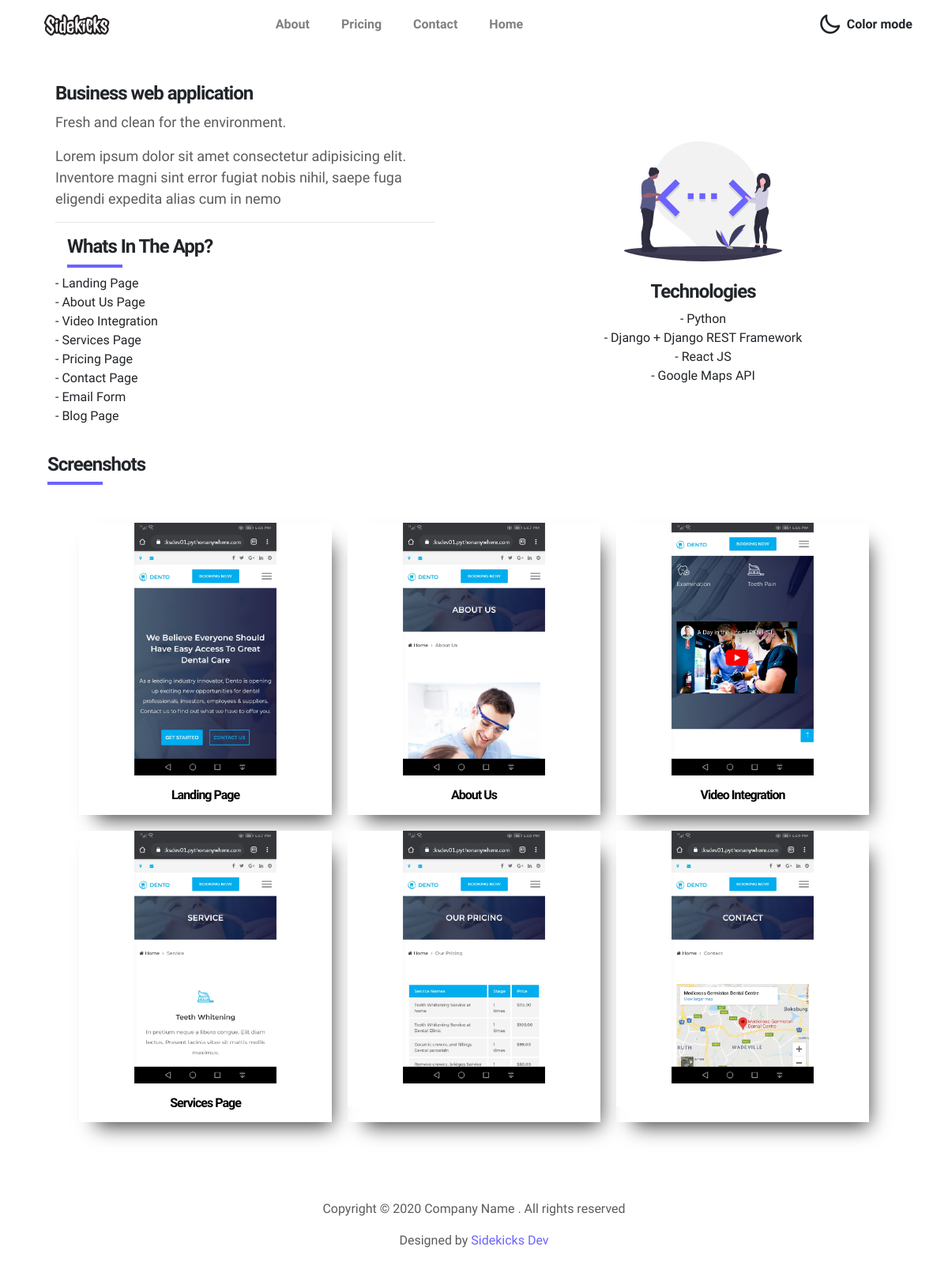
/post/1, run on the app's committed database.
### website/models.py (models this page shows, shortened)
class Post(models.Model):
    header_image = models.ImageField(null=True, blank=True)
    is_mobile = models.BooleanField(default=False)
    title = models.CharField(max_length=255)
    description = models.CharField(max_length=250)
    body = models.TextField(null=True,blank=True)
    screenshot_1 = models.ImageField(null=True,blank=True)
    title_1 = models.CharField(null=True,blank=True,max_length=255,default="screenshot")
    screenshot_2 = models.ImageField(null=True,blank=True)
    title_2 = models.CharField(null=True,blank=True,max_length=255,default="screenshot")
    screenshot_3 = models.ImageField(null=True,blank=True)
    title_3 = models.CharField(null=True,blank=True,max_length=255,default="screenshot")
    screenshot_4 = models.ImageField(null=True,blank=True)
    title_4 = models.CharField(null=True,blank=True,max_length=255,default="screenshot")
    screenshot_5 = models.ImageField(null=True,blank=True)
    title_5 = models.CharField(null=True,blank=True,max_length=255,default="screenshot")
    screenshot_6 = models.ImageField(null=True,blank=True)
    title_6 = models.CharField(null=True,blank=True,max_length=255,default="screenshot")
    screenshot_7 = models.ImageField(null=True,blank=True)
    title_7 = models.CharField(null=True,blank=True,max_length=255,default="screenshot")
    screenshot_8 = models.ImageField(null=True,blank=True)
    title_8 = models.CharField(null=True,blank=True,max_length=255,default="screenshot")
    screenshot_9 = models.ImageField(null=True,blank=True)
    title_9 = models.CharField(null=True,blank=True,max_length=255,default="screenshot")
    screenshot_10 = models.ImageField(null=True,blank=True)
    title_10 = models.CharField(null=True,blank=True,max_length=255,default="screenshot")
    features_1 = models.CharField(null=True, blank=True, max_length=50)
    features_2 = models.CharField(null=True, blank=True, max_length=50)
    features_3 = models.CharField(null=True, blank=True, max_length=50)
    features_4 = models.CharField(null=True, blank=True, max_length=50)
    features_5 = models.CharField(null=True, blank=True, max_length=50)
    features_6 = models.CharField(null=True, blank=True, max_length=50)
    features_7 = models.CharField(null=True, blank=True, max_length=50)
    features_8 = models.CharField(null=True, blank=True, max_length=50)
    features_9 = models.CharField(null=True, blank=True, max_length=50)
    features_10 = models.CharField(null=True, blank=True, max_length=50)
    features_11 = models.CharField(null=True, blank=True, max_length=50)
    features_12 = models.CharField(null=True, blank=True, max_length=50)
    features_13 = models.CharField(null=True, blank=True, max_length=50)
    technologies_1 = models.CharField(null=True, blank=True, max_length=50)
    technologies_2 = models.CharField(null=True, blank=True, max_length=50)
    technologies_3 = models.CharField(null=True, blank=True, max_length=50)
    technologies_4 = models.CharField(null=True, blank=True, max_length=50)
    technologies_5 = models.CharField(null=True, blank=True, max_length=50)
    technologies_6 = models.CharField(null=True, blank=True, max_length=50)
    technologies_7 = models.CharField(null=True, blank=True, max_length=50)
    technologies_8 = models.CharField(null=True, blank=True, max_length=50)

### website/views.py (the view)
# urls.py: path('post/<int:pk>', PostDetailView.as_view(), name="post-detail"),
class PostDetailView(DetailView):
    model = Post
    template_name = 'post_details.html'

### website/templates/post_details.html (shortened to what this page needs)
{% extends 'base.html' %}
{% load static %}
{% block content %}
<!DOCTYPE html>
<html>
<head>
</head>
<body>
    <br>
    <div class="container">
        <section class="s2">
            <div class="container">
                <div class="about-wrapper">
                    <div class="about-me">
                        <h4>{{ post.title }}</h4>
                        <p>{{ post.description }}</p>
                        <p>{{ post.body }}</p>
                        <hr>
                        <div class="section-heading container">
                            <h4>Whats In The App?</h4>
                            <div class="line"></div>
                        </div>
                        <ul id="features-ul">
                            {% if post.features_1 %}
                            <li>- {{ post.features_1 }}</li>
                            {% else %}
                            <h4>COMING SOON!</h4>
                            {% endif %}
                            {% if post.features_2 %}
                            <li>- {{ post.features_2 }}</li>
                            {% endif %}
                            {% if post.features_3 %}
                            <li>- {{ post.features_3 }}</li>
                            {% endif %}
                            {% if post.features_4 %}
                            <li>- {{ post.features_4 }}</li>
                            {% endif %}
                            {% if post.features_5 %}
                            <li>- {{ post.features_5 }}</li>
                            {% endif %}
                            {% if post.features_6 %}
                            <li>- {{ post.features_6 }}</li>
                            {% endif %}
                            {% if post.features_7 %}
                            <li>- {{ post.features_7 }}</li>
                            {% endif %}
                            {% if post.features_8 %}
                            <li>- {{ post.features_8 }}</li>
                            {% endif %}
                        </ul>
                    </div>
                    <div class="social-links">
                        <div class="container">
                            <img src="{% static 'website/images/undraw/code.svg' %}" alt="" class="code">
                            <h4>Technologies</h4>
                        </div>
                        <ul>
                            {% if post.technologies_1 %}
                            <li>- {{ post.technologies_1 }}</li>
                            {% else %}
                            <h4>COMING SOON!</h4>
                            {% endif %}
                            {% if post.technologies_2 %}
                            <li>- {{ post.technologies_2 }}</li>
                            {% endif %}
                            {% if post.technologies_3 %}
                            <li>- {{ post.technologies_3 }}</li>
                            {% endif %}
                            {% if post.technologies_4 %}
                            <li>- {{ post.technologies_4 }}</li>
                            {% endif %}
                        </ul>
                    </div>
                </div>
            </div>
        </section>
        <div class="section-heading container">
            <h4>Screenshots</h4>
            <div class="line"></div>
        </div>
        {% if post.is_mobile %}
        <div class="post-wrapper">
            {% if post.screenshot_1 %}
            <div class="post">
                <img class="app-img" src="{{ post.screenshot_1.url }}" alt="">
                <div class="post-preview">
                    {% if post.title_1  %}
                    <center>
                        <h6 class="post-title">{{ post.title_1 }}</h6>
                    </center>
                    {% endif %}
                </div>
            </div>
            {% else %}
            <h4>COMING SOON!</h4>
            {% endif %}
            {% if post.screenshot_2 %}
            <div class="post">
                <img class="app-img" src="{{ post.screenshot_2.url }}" alt="">
                <div class="post-preview">
                    {% if post.title_2  %}
                    <center>
                        <h6 class="post-title">{{ post.title_2 }}</h6>
                    </center>
                    {% endif %}
                </div>
            </div>
            {% endif %}
            {% if post.screenshot_3 %}
            <div class="post">
                <img class="app-img" src="{{ post.screenshot_3.url }}" alt="">
                <div class="post-preview">
                    {% if post.title_3  %}
                    <center>
                        <h6 class="post-title">{{ post.title_3 }}</h6>
                    </center>
                    {% endif %}
                </div>
            </div>
            {% endif %}
            {% if post.screenshot_4 %}
            <div class="post">
                <img class="app-img" src="{{ post.screenshot_4.url }}" alt="">
                <div class="post-preview">
                    {% if post.title_4  %}
                    <center>
                        <h6 class="post-title">{{ post.title_4 }}</h6>
                    </center>
                    {% endif %}
                </div>
            </div>
            {% endif %}
            {% if post.screenshot_5 %}
            <div class="post">
                <img class="app-img" src="{{ post.screenshot_5.url }}" alt="">
                <div class="post-preview">
                </div>
            </div>
            {% endif %}
            {% if post.screenshot_6 %}
            <div class="post">
                <img class="app-img" src="{{ post.screenshot_6.url }}" alt="">
                <div class="post-preview">
                </div>
            </div>
            {% endif %}
        </div>
        {% endif %}
    </div>
</body>
</html>
{% endblock %}

### website/templates/base.html (shortened to what this page needs)
{% load static %}
<!DOCTYPE html>
<html lang="en">
<head>
    <link rel="stylesheet" href="{% static 'website/css/bootstrap.min.css' %}">
    <link rel="stylesheet" href="{% static 'website/css/unicons.css' %}">
    <link rel="stylesheet" href="{% static 'website/css/owl.carousel.min.css' %}">
    <link rel="stylesheet" href="{% static 'website/css/owl.theme.default.min.css' %}">
    <link rel="stylesheet" href="{% static 'website/css/tooplate-style.css' %}">
    <head>
    </head>
</head>
<body>
    <nav class="navbar navbar-expand-sm navbar-light">
        <div class="container">
            <a class="navbar-brand" href="{% url 'home' %}"><img src="{% static 'website/images/logo.png'%}" alt=""></a>
            <div class="collapse navbar-collapse" id="navbarNav">
                <ul class="navbar-nav mx-auto">
                    <li class="nav-item">
                        <a href="{% url 'about' %}" class="nav-link"><span data-hover="About">About</span></a>
                    </li>
                    <li class="nav-item">
                        <a href="{% url 'pricing' %}" class="nav-link"><span data-hover="Pricing">Pricing</span></a>
                    </li>
                    <li class="nav-item">
                        <a href="{% url 'contact' %}" class="nav-link"><span data-hover="Contact">Contact</span></a>
                    </li>
                    <li class="nav-item">
                        <a href="{% url 'home' %}" class="nav-link"><span data-hover="Home">Home</span></a>
                    </li>
                </ul>
                <ul class="navbar-nav ml-lg-auto">
                    <div class="ml-lg-4">
                        <div class="color-mode d-lg-flex justify-content-center align-items-center">
                            <i class="color-mode-icon"></i>
                            Color mode
                        </div>
                    </div>
                </ul>
            </div>
        </div>
    </nav>
    {% block content %} {% endblock %}
    <footer class="footer py-5">
        <div class="container">
            <div class="row">
                <div class="col-lg-12 col-12">
                    <p class="copyright-text text-center">Copyright &copy; 2020 Company Name . All rights reserved</p>
                    <p class="copyright-text text-center">Designed by <a rel="nofollow"
                            href="https://www.facebook.com/tooplate">Sidekicks Dev</a></p>
                </div>
            </div>
        </div>
    </footer>
</body>
</html>

### website/static/website/css/tooplate-style.css (style rules this page uses)
body { font-family: "Maven Pro", sans-serif; padding-top: 70px; }
ul { margin: 0; padding: 0; }
ul li { list-style: none; }
a { font-weight: normal; text-decoration: none !important; transition: all 0.4s ease; }
p { font-size: 18px; font-weight: 300; line-height: 1.5; color: #5b5b5b; }
h1, h2, h3, h4, h5, h6 { font-weight: bold; letter-spacing: -1px; }
.navbar { position: fixed; top: 0; right: 0; left: 0; z-index: 999999; will-change: transform; transition: transform 200ms linear; }
.navbar-brand { font-weight: bold; }
.navbar-expand-sm .navbar-nav .nav-link { padding: 0 20px; }
.nav-link { font-weight: bold; font-size: 16px; overflow: hidden; }
.nav-link span { position: relative; display: inline-block; transition: transform 0.3s; }
.nav-link span:before { position: absolute; top: 100%; content: attr(data-hover); transform: translate3d(0, 0, 0); }
.copyright-text { font-size: 16px; font-weight: normal; display: block; }
.color-mode { font-weight: bold; cursor: pointer; }
.color-mode-icon { position: relative; right: 6px; }
.color-mode-icon:after { font-family: 'unicons'; content: '\ea9f'; font-size: 30px; font-weight: 300; font-style: normal; }
.navbar-brand img { max-width: 100px; }
.about-wrapper { display: grid; grid-template-columns: repeat(auto-fit, minmax(320px, 1fr)); padding-top: 10px; padding-bottom: 35px; gap: 100px; }
@media screen and (max-width: 1200px) { .about-wrapper { margin-left: 10px; margin-right: 10px; } }
.social-links { display: grid; align-content: center; text-align: center; }
.post-wrapper { display: grid; grid-template-columns: repeat(auto-fit, 320px); gap: 20px; justify-content: center; padding-bottom: 50px; padding-top: 40px; }
.post { -webkit-box-shadow: 11px 16px 24px -11px rgba(0,0,0,0.75); -moz-box-shadow: 11px 16px 24px -11px rgba(0,0,0,0.75); box-shadow: 11px 16px 24px -11px rgba(0,0,0,0.75); }
.post-preview { background-color: #fff; padding: 15px; }
.post-title { color: black; margin: 0; }
a { color: #6C63FF; }
:root { --mainColor:#eaeaea; --secondaryColor:#fff; --borderColor:#c1c1c1; --mainText:black; --secondaryText:#4b5156; --themeDotBorder:#24292e; --previewBg:rgb(251, 249, 243, 0.8); --previewShadow:#eaeaea; --buttonColor:black; }
.section-heading { position: relative; z-index: 1; margin-bottom: 8px; }
.section-heading .line { width: 70px; height: 4px; background-color: #6C63FF; }

### website/templates/post_details.html (style rules this page uses)
img { width: 100% }
.code { height: 200px; width: 200px; }

### data on the page
Post: title "Business web application", description "Fresh and clean for the environment.", body "Lorem ipsum dolor sit amet consectetur adipisicing elit. Inventore magni sint error fugiat nobis nihil, saepe fuga eligendi expedita alias cum in nemo", features_1 "Landing Page", features_2 "About Us Page", features_3 "Video Integration", features_4 "Services Page", features_5 "Pricing Page", features_6 "Contact Page", features_7 "Email Form", features_8 "Blog Page", technologies_1 "Python", technologies_2 "Django + Django REST Framework", technologies_3 "React JS", technologies_4 "Google Maps API", screenshot_1 (picture), title_1 "Landing Page", screenshot_2 (picture), title_2 "About Us", screenshot_3 (picture), title_3 "Video Integration", screenshot_4 (picture), title_4 "Services Page", screenshot_5 (picture), screenshot_6 (picture)
